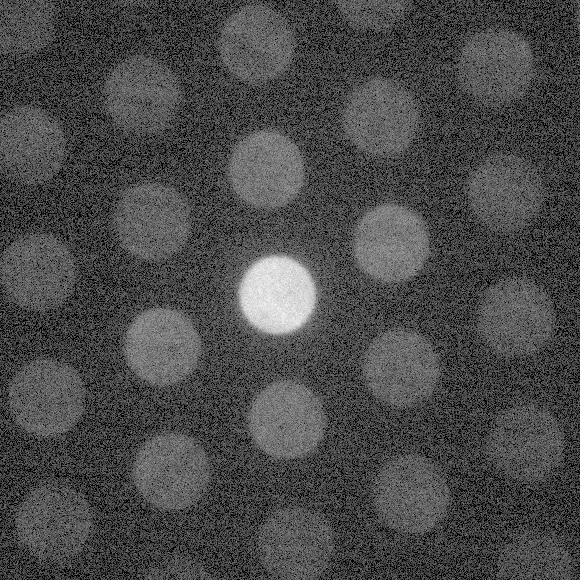
#> input picture figures/noisy.png, 580 x 580 px
$ python binstack.py
#> lines starting #> are read from the running program, lines starting #| are printed output that depends on the picture
import numpy as np
from skimage.io import imread
import matplotlib.pyplot as plt
import pathlib
from skimage.transform import downscale_local_mean, resize
rootdir = pathlib.Path(__file__).parent

img1 = imread(rootdir / "noisy.png", as_gray=True)
#> img1 is the input picture: shape (580, 580) float64; min 0, max 1, mean 0.287
print(img1.shape)
#| (580, 580)
binned = downscale_local_mean(img1, (4, 4))
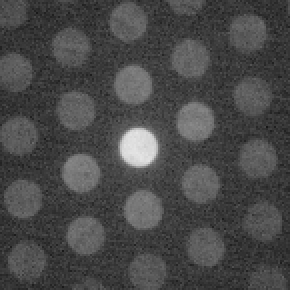
#> binned: shape (145, 145) float64 (shown 2 times larger); min 0.0929, max 0.901, mean 0.287
print(binned.shape)
#| (145, 145)
binned = resize(binned, img1.shape, order=0)
#> binned: shape (580, 580) float64

fig, (ax1, ax2) = plt.subplots(1, 2)
ax1.imshow(img1, cmap="gray")
ax2.imshow(binned, cmap="gray")

fig, (ax1) = plt.subplots(1, 1)
ax1.plot(img1[290, :], color="black", alpha=0.7, label="Raw")
ax1.plot(binned[290, :], color="orange", label="Binned", linewidth=2)
ax1.legend()
fig.patch.set_facecolor("#faf4ed")
plt.show()
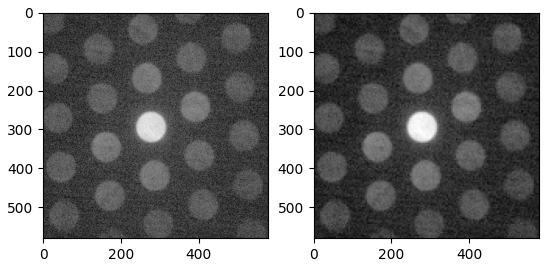
#> figure drawn by matplotlib, 2 panels
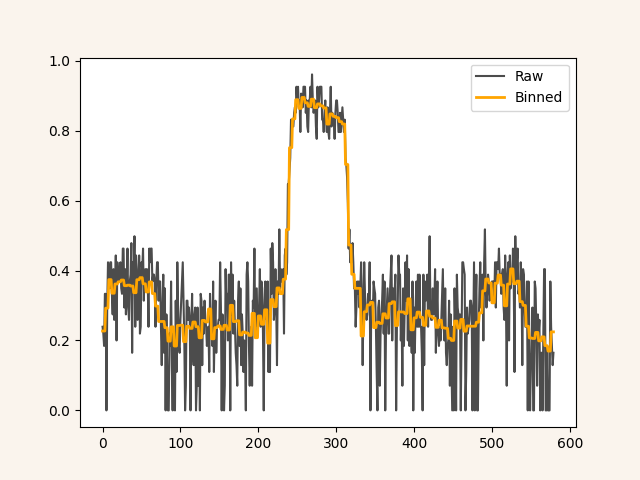
#> figure drawn by matplotlib, 1 panel; curve peaks at x = 269, y = 0.961; curve peaks at x = 256, y = 0.895

$ run again, with figures/ADF-00021.png copied over figures/noisy.png
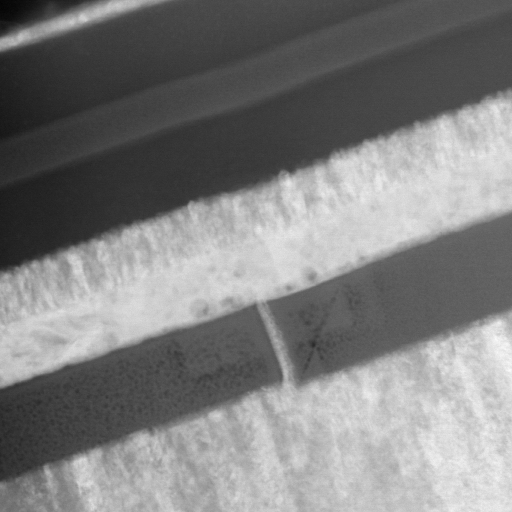
#> input picture figures/ADF-00021.png, 1024 x 1024 px (shown at 1/2 size)
#> img1 is the input picture: shape (1024, 1024) float64; min 0, max 1, mean 0.497
#| (1024, 1024)
#| (256, 256)
#> `plt.show()`:
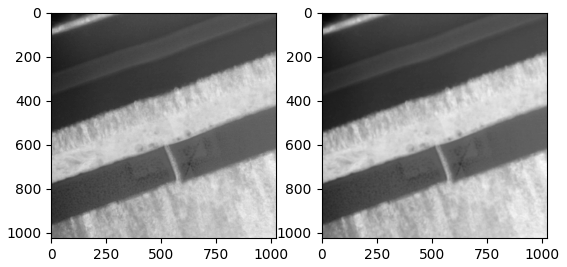
#> figure drawn by matplotlib, 2 panels
#> `plt.show()`:
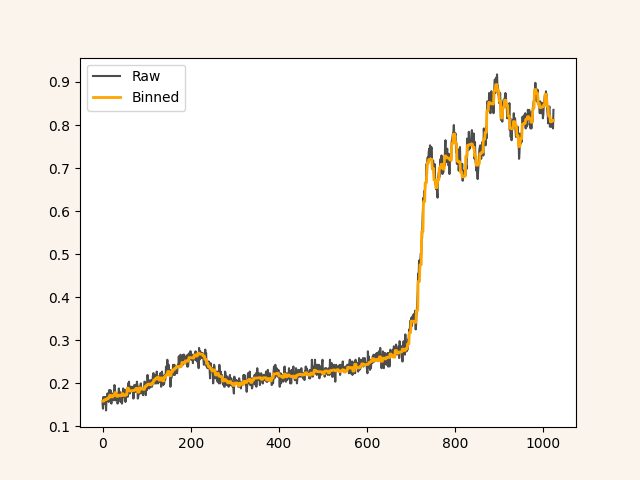
#> figure drawn by matplotlib, 1 panel; curve peaks at x = 895, y = 0.918; curve peaks at x = 892, y = 0.894
